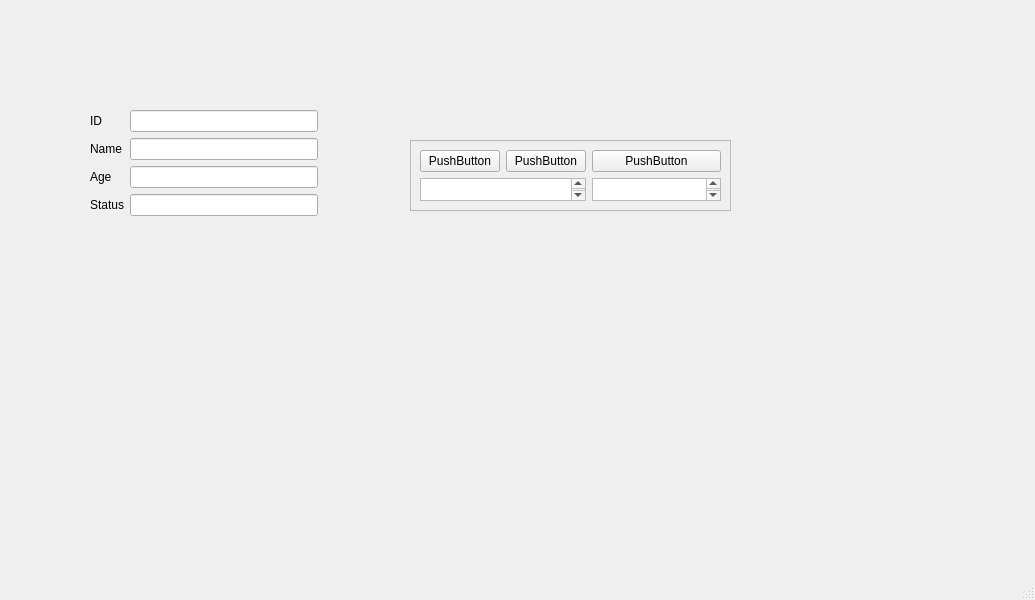
<?xml version="1.0" encoding="UTF-8"?>
<ui version="4.0">
 <class>MainWindow</class>
 <widget class="QMainWindow" name="MainWindow">
  <property name="geometry">
   <rect>
    <x>0</x>
    <y>0</y>
    <width>1035</width>
    <height>600</height>
   </rect>
  </property>
  <property name="windowTitle">
   <string>MainWindow</string>
  </property>
  <widget class="QWidget" name="centralwidget">
   <widget class="QWidget" name="layoutWidget">
    <property name="geometry">
     <rect>
      <x>90</x>
      <y>110</y>
      <width>228</width>
      <height>119</height>
     </rect>
    </property>
    <layout class="QFormLayout" name="formLayout">
     <item row="0" column="0">
      <widget class="QLabel" name="label">
       <property name="text">
        <string>ID</string>
       </property>
      </widget>
     </item>
     <item row="0" column="1">
      <widget class="QLineEdit" name="lineEdit"/>
     </item>
     <item row="1" column="0">
      <widget class="QLabel" name="label_2">
       <property name="text">
        <string>Name</string>
       </property>
      </widget>
     </item>
     <item row="1" column="1">
      <widget class="QLineEdit" name="lineEdit_2"/>
     </item>
     <item row="2" column="0">
      <widget class="QLabel" name="label_3">
       <property name="text">
        <string>Age</string>
       </property>
      </widget>
     </item>
     <item row="2" column="1">
      <widget class="QLineEdit" name="lineEdit_3"/>
     </item>
     <item row="3" column="0">
      <widget class="QLabel" name="label_4">
       <property name="text">
        <string>Status</string>
       </property>
      </widget>
     </item>
     <item row="3" column="1">
      <widget class="QLineEdit" name="lineEdit_4"/>
     </item>
    </layout>
   </widget>
   <widget class="QFrame" name="frame">
    <property name="geometry">
     <rect>
      <x>410</x>
      <y>140</y>
      <width>321</width>
      <height>71</height>
     </rect>
    </property>
    <property name="frameShape">
     <enum>QFrame::StyledPanel</enum>
    </property>
    <property name="frameShadow">
     <enum>QFrame::Raised</enum>
    </property>
    <layout class="QGridLayout" name="gridLayout">
     <item row="0" column="0">
      <widget class="QPushButton" name="pushButton">
       <property name="text">
        <string>PushButton</string>
       </property>
      </widget>
     </item>
     <item row="0" column="1">
      <widget class="QPushButton" name="pushButton_2">
       <property name="text">
        <string>PushButton</string>
       </property>
      </widget>
     </item>
     <item row="0" column="2">
      <widget class="QPushButton" name="pushButton_3">
       <property name="text">
        <string>PushButton</string>
       </property>
      </widget>
     </item>
     <item row="1" column="0" colspan="2">
      <widget class="QTextEdit" name="textEdit"/>
     </item>
     <item row="1" column="2">
      <widget class="QTextEdit" name="textEdit_2"/>
     </item>
    </layout>
   </widget>
  </widget>
  <widget class="QMenuBar" name="menubar">
   <property name="geometry">
    <rect>
     <x>0</x>
     <y>0</y>
     <width>1035</width>
     <height>26</height>
    </rect>
   </property>
  </widget>
  <widget class="QStatusBar" name="statusbar"/>
 </widget>
 <resources/>
 <connections/>
</ui>
